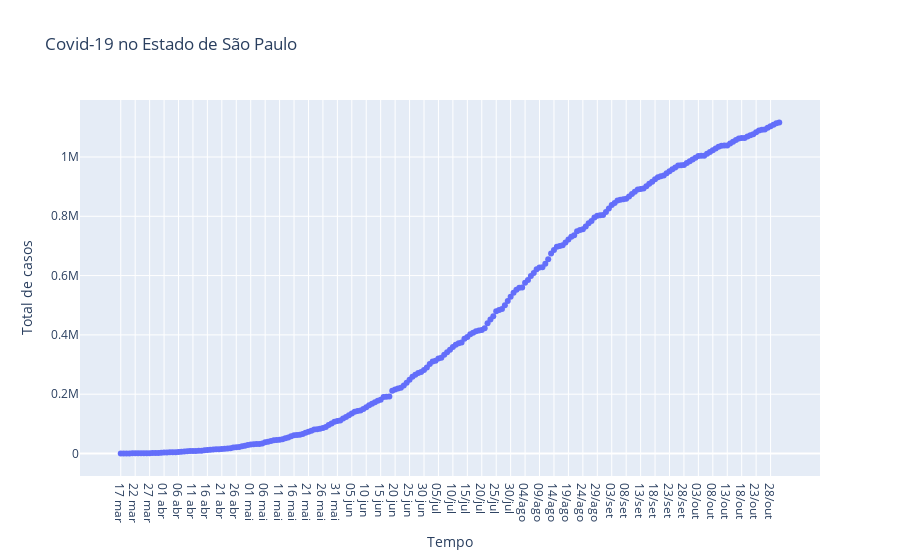

Notebook code for this chart:
### Markdown cell above
### Criando os gráficos

### Code cell
# Criando o gráfico com Plotly.
trace = go.Scatter(x = covid_sp['Data'],
                   y = covid_sp['Total de casos'],
                   mode = 'markers')
# Armazenando o gráfico em uma lista.
data = [trace]
# Criando Layout
layout = go.Layout(title='Covid-19 no Estado de São Paulo',
                   yaxis={'title':'Total de casos'},
                   xaxis={'title': 'Tempo'})
# Criando figura que será exibida
fig = go.Figure(data=data, layout=layout)
# Exibindo figura/gráfico
py.iplot(fig)

### Figure 1 — Plotly figure (JSON) as saved in the notebook; plotly's stock layout.template omitted (floating-point values rounded to 4 significant figures; data arrays with more than 128 entries replaced by an {"elided": "..."} marker saying what was removed)
{"data": [{"mode": "markers", "type": "scatter", "x": {"elided": "229 str values"}, "y": {"elided": "229 int values"}}], "layout": {"title": {"text": "Covid-19 no Estado de São Paulo"}, "xaxis": {"title": {"text": "Tempo"}}, "yaxis": {"title": {"text": "Total de casos"}}}}
